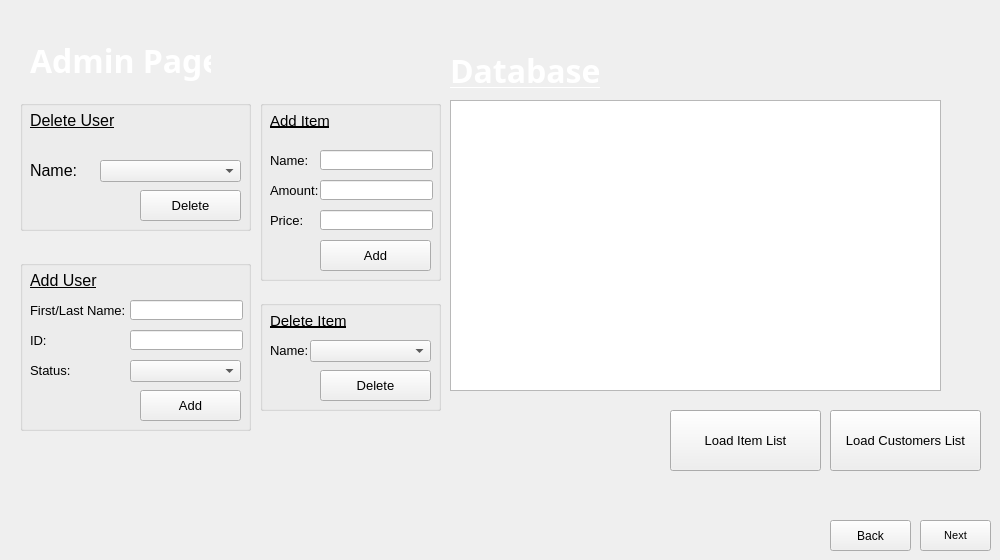
    <widget class="QWidget" name="page_3">
     <widget class="QPushButton" name="pushButton_7">
      <property name="geometry">
       <rect>
        <x>830</x>
        <y>520</y>
        <width>81</width>
        <height>31</height>
       </rect>
      </property>
      <property name="styleSheet">
       <string notr="true">background:rgba(255,255,255,.5);</string>
      </property>
      <property name="text">
       <string>Back</string>
      </property>
     </widget>
     <widget class="QGroupBox" name="groupBox_2">
      <property name="geometry">
       <rect>
        <x>20</x>
        <y>260</y>
        <width>231</width>
        <height>171</height>
       </rect>
      </property>
      <property name="styleSheet">
       <string notr="true">background:rgba(255,255,255,.5);
</string>
      </property>
      <property name="title">
       <string/>
      </property>
      <widget class="QLineEdit" name="lineEdit_3">
       <property name="geometry">
        <rect>
         <x>110</x>
         <y>40</y>
         <width>113</width>
         <height>20</height>
        </rect>
       </property>
      </widget>
      <widget class="QLineEdit" name="lineEdit_4">
       <property name="geometry">
        <rect>
         <x>110</x>
         <y>70</y>
         <width>113</width>
         <height>20</height>
        </rect>
       </property>
      </widget>
      <widget class="QLabel" name="label_6">
       <property name="geometry">
        <rect>
         <x>10</x>
         <y>40</y>
         <width>101</width>
         <height>20</height>
        </rect>
       </property>
       <property name="font">
        <font>
         <pointsize>10</pointsize>
        </font>
       </property>
       <property name="styleSheet">
        <string notr="true">background:rgba(255,255,255,.0);</string>
       </property>
       <property name="text">
        <string>First/Last Name:</string>
       </property>
      </widget>
      <widget class="QLabel" name="label_7">
       <property name="geometry">
        <rect>
         <x>10</x>
         <y>70</y>
         <width>81</width>
         <height>20</height>
        </rect>
       </property>
       <property name="font">
        <font>
         <pointsize>10</pointsize>
        </font>
       </property>
       <property name="styleSheet">
        <string notr="true">background:rgba(255,255,255,.0);</string>
       </property>
       <property name="text">
        <string>ID:</string>
       </property>
      </widget>
      <widget class="QLabel" name="label_8">
       <property name="geometry">
        <rect>
         <x>10</x>
         <y>100</y>
         <width>91</width>
         <height>21</height>
        </rect>
       </property>
       <property name="font">
        <font>
         <pointsize>10</pointsize>
        </font>
       </property>
       <property name="styleSheet">
        <string notr="true">background:rgba(255,255,255,.0);</string>
       </property>
       <property name="text">
        <string>Status:</string>
       </property>
      </widget>
      <widget class="QPushButton" name="pushButton_8">
       <property name="geometry">
        <rect>
         <x>120</x>
         <y>130</y>
         <width>101</width>
         <height>31</height>
        </rect>
       </property>
       <property name="font">
        <font>
         <pointsize>10</pointsize>
        </font>
       </property>
       <property name="styleSheet">
        <string notr="true">background:rgba(255,255,255,.5);</string>
       </property>
       <property name="text">
        <string>Add</string>
       </property>
      </widget>
      <widget class="QLabel" name="label_5">
       <property name="geometry">
        <rect>
         <x>10</x>
         <y>10</y>
         <width>111</width>
         <height>21</height>
        </rect>
       </property>
       <property name="font">
        <font>
         <pointsize>12</pointsize>
         <underline>true</underline>
        </font>
       </property>
       <property name="styleSheet">
        <string notr="true">background:rgba(255,255,255,.0);</string>
       </property>
       <property name="text">
        <string>Add User</string>
       </property>
      </widget>
      <widget class="QComboBox" name="comboBox_3">
       <property name="geometry">
        <rect>
         <x>110</x>
         <y>100</y>
         <width>111</width>
         <height>22</height>
        </rect>
       </property>
      </widget>
     </widget>
     <widget class="QTableView" name="tableView">
      <property name="geometry">
       <rect>
        <x>450</x>
        <y>100</y>
        <width>491</width>
        <height>291</height>
       </rect>
      </property>
      <property name="styleSheet">
       <string notr="true">background:rgba(255,255,255,.10);
</string>
      </property>
     </widget>
     <widget class="QPushButton" name="pushButton_9">
      <property name="geometry">
       <rect>
        <x>830</x>
        <y>410</y>
        <width>151</width>
        <height>61</height>
       </rect>
      </property>
      <property name="font">
       <font>
        <pointsize>10</pointsize>
       </font>
      </property>
      <property name="styleSheet">
       <string notr="true">background:rgba(255,255,255,.5);</string>
      </property>
      <property name="text">
       <string>Load Customers List</string>
      </property>
     </widget>
     <widget class="QGroupBox" name="groupBox_3">
      <property name="geometry">
       <rect>
        <x>20</x>
        <y>100</y>
        <width>231</width>
        <height>131</height>
       </rect>
      </property>
      <property name="styleSheet">
       <string notr="true">background:rgba(255,255,255,.5);

</string>
      </property>
      <property name="title">
       <string/>
      </property>
      <widget class="QLabel" name="label_3">
       <property name="geometry">
        <rect>
         <x>10</x>
         <y>10</y>
         <width>111</width>
         <height>21</height>
        </rect>
       </property>
       <property name="font">
        <font>
         <pointsize>12</pointsize>
         <underline>true</underline>
        </font>
       </property>
       <property name="styleSheet">
        <string notr="true">background:rgba(255,255,255,.0);</string>
       </property>
       <property name="text">
        <string>Delete User</string>
       </property>
      </widget>
      <widget class="QPushButton" name="pushButton_6">
       <property name="geometry">
        <rect>
         <x>120</x>
         <y>90</y>
         <width>101</width>
         <height>31</height>
        </rect>
       </property>
       <property name="font">
        <font>
         <pointsize>10</pointsize>
        </font>
       </property>
       <property name="styleSheet">
        <string notr="true">background:rgba(255,255,255,.5);</string>
       </property>
       <property name="text">
        <string>Delete</string>
       </property>
      </widget>
      <widget class="QLabel" name="label_11">
       <property name="geometry">
        <rect>
         <x>10</x>
         <y>60</y>
         <width>51</width>
         <height>21</height>
        </rect>
       </property>
       <property name="font">
        <font>
         <pointsize>12</pointsize>
        </font>
       </property>
       <property name="styleSheet">
        <string notr="true">background:rgba(255,255,255,.0);</string>
       </property>
       <property name="text">
        <string>Name:</string>
       </property>
      </widget>
      <widget class="QComboBox" name="comboBox_2">
       <property name="geometry">
        <rect>
         <x>80</x>
         <y>60</y>
         <width>141</width>
         <height>22</height>
        </rect>
       </property>
      </widget>
     </widget>
     <widget class="QLabel" name="label_10">
      <property name="geometry">
       <rect>
        <x>30</x>
        <y>40</y>
        <width>181</width>
        <height>41</height>
       </rect>
      </property>
      <property name="font">
       <font>
        <family>Yu Gothic UI Semibold</family>
        <pointsize>24</pointsize>
        <weight>75</weight>
        <bold>true</bold>
        <underline>false</underline>
       </font>
      </property>
      <property name="styleSheet">
       <string notr="true">background:rgba(255,255,255,.0);
color: rgb(255, 255, 255);</string>
      </property>
      <property name="text">
       <string>Admin Page</string>
      </property>
     </widget>
     <widget class="QLabel" name="label_13">
      <property name="geometry">
       <rect>
        <x>450</x>
        <y>50</y>
        <width>181</width>
        <height>41</height>
       </rect>
      </property>
      <property name="font">
       <font>
        <family>Yu Gothic UI Semibold</family>
        <pointsize>24</pointsize>
        <weight>75</weight>
        <bold>true</bold>
        <underline>true</underline>
       </font>
      </property>
      <property name="styleSheet">
       <string notr="true">background:rgba(255,255,255,.0);
color: rgb(255, 255, 255);</string>
      </property>
      <property name="text">
       <string>Database</string>
      </property>
     </widget>
     <widget class="QGroupBox" name="groupBox_4">
      <property name="geometry">
       <rect>
        <x>260</x>
        <y>100</y>
        <width>181</width>
        <height>181</height>
       </rect>
      </property>
      <property name="styleSheet">
       <string notr="true">background:rgba(255,255,255,.5);

</string>
      </property>
      <property name="title">
       <string/>
      </property>
      <widget class="QLabel" name="label_14">
       <property name="geometry">
        <rect>
         <x>10</x>
         <y>10</y>
         <width>161</width>
         <height>21</height>
        </rect>
       </property>
       <property name="font">
        <font>
         <pointsize>11</pointsize>
         <underline>true</underline>
        </font>
       </property>
       <property name="styleSheet">
        <string notr="true">background:rgba(255,255,255,.0);</string>
       </property>
       <property name="text">
        <string>Add Item</string>
       </property>
      </widget>
      <widget class="QLineEdit" name="lineEdit_6">
       <property name="geometry">
        <rect>
         <x>60</x>
         <y>50</y>
         <width>113</width>
         <height>20</height>
        </rect>
       </property>
      </widget>
      <widget class="QLabel" name="label_15">
       <property name="geometry">
        <rect>
         <x>10</x>
         <y>50</y>
         <width>41</width>
         <height>20</height>
        </rect>
       </property>
       <property name="font">
        <font>
         <pointsize>10</pointsize>
        </font>
       </property>
       <property name="styleSheet">
        <string notr="true">background:rgba(255,255,255,.0);</string>
       </property>
       <property name="text">
        <string>Name:</string>
       </property>
      </widget>
      <widget class="QLabel" name="label_16">
       <property name="geometry">
        <rect>
         <x>10</x>
         <y>80</y>
         <width>51</width>
         <height>20</height>
        </rect>
       </property>
       <property name="font">
        <font>
         <pointsize>10</pointsize>
        </font>
       </property>
       <property name="styleSheet">
        <string notr="true">background:rgba(255,255,255,.0);</string>
       </property>
       <property name="text">
        <string>Amount:</string>
       </property>
      </widget>
      <widget class="QLineEdit" name="lineEdit_7">
       <property name="geometry">
        <rect>
         <x>60</x>
         <y>80</y>
         <width>113</width>
         <height>20</height>
        </rect>
       </property>
      </widget>
      <widget class="QLineEdit" name="lineEdit_8">
       <property name="geometry">
        <rect>
         <x>60</x>
         <y>110</y>
         <width>113</width>
         <height>20</height>
        </rect>
       </property>
      </widget>
      <widget class="QLabel" name="label_17">
       <property name="geometry">
        <rect>
         <x>10</x>
         <y>110</y>
         <width>51</width>
         <height>20</height>
        </rect>
       </property>
       <property name="font">
        <font>
         <pointsize>10</pointsize>
        </font>
       </property>
       <property name="styleSheet">
        <string notr="true">background:rgba(255,255,255,.0);</string>
       </property>
       <property name="text">
        <string>Price:</string>
       </property>
      </widget>
      <widget class="QPushButton" name="pushButton_12">
       <property name="geometry">
        <rect>
         <x>60</x>
         <y>140</y>
         <width>111</width>
         <height>31</height>
        </rect>
       </property>
       <property name="font">
        <font>
         <pointsize>10</pointsize>
        </font>
       </property>
       <property name="styleSheet">
        <string notr="true">background:rgba(255,255,255,.5);</string>
       </property>
       <property name="text">
        <string>Add</string>
       </property>
      </widget>
      <widget class="QGroupBox" name="groupBox_5">
       <property name="geometry">
        <rect>
         <x>0</x>
         <y>200</y>
         <width>181</width>
         <height>181</height>
        </rect>
       </property>
       <property name="styleSheet">
        <string notr="true">background:rgba(255,255,255,.5);

</string>
       </property>
       <property name="title">
        <string/>
       </property>
       <widget class="QLabel" name="label_18">
        <property name="geometry">
         <rect>
          <x>10</x>
          <y>10</y>
          <width>161</width>
          <height>21</height>
         </rect>
        </property>
        <property name="font">
         <font>
          <pointsize>11</pointsize>
          <underline>true</underline>
         </font>
        </property>
        <property name="styleSheet">
         <string notr="true">background:rgba(255,255,255,.0);</string>
        </property>
        <property name="text">
         <string>Add Item To Inventory</string>
        </property>
       </widget>
       <widget class="QLineEdit" name="lineEdit_9">
        <property name="geometry">
         <rect>
          <x>60</x>
          <y>50</y>
          <width>113</width>
          <height>20</height>
         </rect>
        </property>
       </widget>
       <widget class="QLabel" name="label_19">
        <property name="geometry">
         <rect>
          <x>0</x>
          <y>50</y>
          <width>41</width>
          <height>20</height>
         </rect>
        </property>
        <property name="font">
         <font>
          <pointsize>10</pointsize>
         </font>
        </property>
        <property name="styleSheet">
         <string notr="true">background:rgba(255,255,255,.0);</string>
        </property>
        <property name="text">
         <string>Name:</string>
        </property>
       </widget>
       <widget class="QLabel" name="label_20">
        <property name="geometry">
         <rect>
          <x>0</x>
          <y>80</y>
          <width>51</width>
          <height>20</height>
         </rect>
        </property>
        <property name="font">
         <font>
          <pointsize>10</pointsize>
         </font>
        </property>
        <property name="styleSheet">
         <string notr="true">background:rgba(255,255,255,.0);</string>
        </property>
        <property name="text">
         <string>Amount:</string>
        </property>
       </widget>
       <widget class="QLineEdit" name="lineEdit_10">
        <property name="geometry">
         <rect>
          <x>60</x>
          <y>80</y>
          <width>113</width>
          <height>20</height>
         </rect>
        </property>
       </widget>
       <widget class="QLineEdit" name="lineEdit_11">
        <property name="geometry">
         <rect>
          <x>60</x>
          <y>110</y>
          <width>113</width>
          <height>20</height>
         </rect>
        </property>
       </widget>
       <widget class="QLabel" name="label_21">
        <property name="geometry">
         <rect>
          <x>0</x>
          <y>110</y>
          <width>51</width>
          <height>20</height>
         </rect>
        </property>
        <property name="font">
         <font>
          <pointsize>10</pointsize>
         </font>
        </property>
        <property name="styleSheet">
         <string notr="true">background:rgba(255,255,255,.0);</string>
        </property>
        <property name="text">
         <string>Price:</string>
        </property>
       </widget>
       <widget class="QPushButton" name="pushButton_13">
        <property name="geometry">
         <rect>
          <x>60</x>
          <y>140</y>
          <width>111</width>
          <height>31</height>
         </rect>
        </property>
        <property name="font">
         <font>
          <pointsize>10</pointsize>
         </font>
        </property>
        <property name="styleSheet">
         <string notr="true">background:rgba(255,255,255,.5);</string>
        </property>
        <property name="text">
         <string>Add</string>
        </property>
       </widget>
      </widget>
      <widget class="QLabel" name="label_22">
       <property name="geometry">
        <rect>
         <x>0</x>
         <y>210</y>
         <width>161</width>
         <height>21</height>
        </rect>
       </property>
       <property name="font">
        <font>
         <pointsize>11</pointsize>
         <underline>true</underline>
        </font>
       </property>
       <property name="styleSheet">
        <string notr="true">background:rgba(255,255,255,.0);</string>
       </property>
       <property name="text">
        <string>Add Item To Inventory</string>
       </property>
      </widget>
     </widget>
     <widget class="QPushButton" name="pushButton_11">
      <property name="geometry">
       <rect>
        <x>670</x>
        <y>410</y>
        <width>151</width>
        <height>61</height>
       </rect>
      </property>
      <property name="font">
       <font>
        <pointsize>10</pointsize>
       </font>
      </property>
      <property name="styleSheet">
       <string notr="true">background:rgba(255,255,255,.5);</string>
      </property>
      <property name="text">
       <string>Load Item List</string>
      </property>
     </widget>
     <widget class="QGroupBox" name="groupBox_6">
      <property name="geometry">
       <rect>
        <x>260</x>
        <y>300</y>
        <width>181</width>
        <height>111</height>
       </rect>
      </property>
      <property name="styleSheet">
       <string notr="true">background:rgba(255,255,255,.5);

</string>
      </property>
      <property name="title">
       <string/>
      </property>
      <widget class="QLabel" name="label_23">
       <property name="geometry">
        <rect>
         <x>10</x>
         <y>10</y>
         <width>111</width>
         <height>21</height>
        </rect>
       </property>
       <property name="font">
        <font>
         <pointsize>11</pointsize>
         <underline>true</underline>
        </font>
       </property>
       <property name="styleSheet">
        <string notr="true">background:rgba(255,255,255,.0);</string>
       </property>
       <property name="text">
        <string>Delete Item</string>
       </property>
      </widget>
      <widget class="QLabel" name="label_24">
       <property name="geometry">
        <rect>
         <x>10</x>
         <y>40</y>
         <width>41</width>
         <height>20</height>
        </rect>
       </property>
       <property name="font">
        <font>
         <pointsize>10</pointsize>
        </font>
       </property>
       <property name="styleSheet">
        <string notr="true">background:rgba(255,255,255,.0);</string>
       </property>
       <property name="text">
        <string>Name:</string>
       </property>
      </widget>
      <widget class="QPushButton" name="pushButton_14">
       <property name="geometry">
        <rect>
         <x>60</x>
         <y>70</y>
         <width>111</width>
         <height>31</height>
        </rect>
       </property>
       <property name="font">
        <font>
         <pointsize>10</pointsize>
        </font>
       </property>
       <property name="styleSheet">
        <string notr="true">background:rgba(255,255,255,.5);</string>
       </property>
       <property name="text">
        <string>Delete</string>
       </property>
      </widget>
      <widget class="QComboBox" name="comboBox">
       <property name="geometry">
        <rect>
         <x>50</x>
         <y>40</y>
         <width>121</width>
         <height>22</height>
        </rect>
       </property>
      </widget>
     </widget>
     <widget class="QPushButton" name="pushButton_15">
      <property name="geometry">
       <rect>
        <x>920</x>
        <y>520</y>
        <width>71</width>
        <height>31</height>
       </rect>
      </property>
      <property name="font">
       <font>
        <pointsize>8</pointsize>
       </font>
      </property>
      <property name="styleSheet">
       <string notr="true">background:rgba(255,255,255,.5);</string>
      </property>
      <property name="text">
       <string>Next</string>
      </property>
     </widget>
    </widget>
